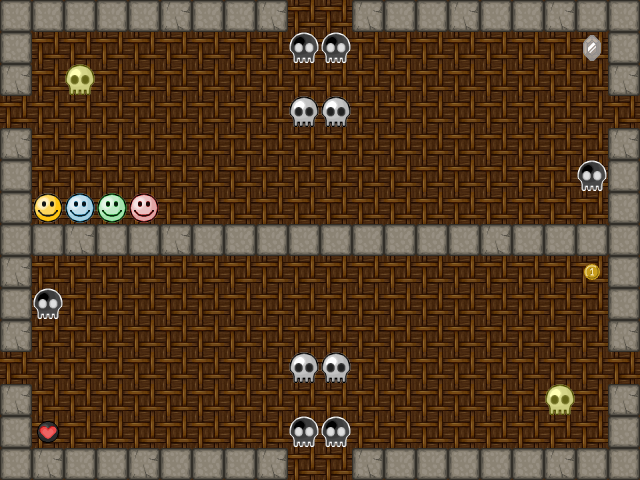

A 2D game scene composited from a Tiled map and its tileset images. What follows is a short description and the map's XML, with each tile layer's data collapsed to a summary:
An orthogonal 20x15 tile map with 32x32 px tiles, 2 tile layers (background, map), 2 tilesets and 2 objects.

<map version="1.0" orientation="orthogonal" renderorder="right-down" width="20" height="15" tilewidth="32" tileheight="32" nextobjectid="3">
 <properties>
  <property name="type" value="classic" />
 </properties>
 <tileset firstgid="1" name="Sprite" tilewidth="32" tileheight="32" tilecount="64" columns="8">
  <image source="../../tileset/sprite.png" width="256" height="256" />
  <tile id="2" probability="2" />
  <tile id="3" probability="0.25" />
 </tileset>
 <tileset firstgid="65" name="Background" tilewidth="32" tileheight="32" tilecount="64" columns="8">
  <image source="../../tileset/background.png" width="256" height="256" />
 </tileset>
 <layer name="background" width="20" height="15">
  <data>[300 cells, 300 non-empty, 1 distinct tile ids]</data>
 </layer>
 <layer name="map" width="20" height="15">
  <data>[300 cells, 95 non-empty, 12 distinct tile ids]</data>
 </layer>
 <objectgroup name="paths">
  <object id="1" x="77" y="82">
   <polyline points="0,0 481,-6 483,97 4,92" />
  </object>
  <object id="2" x="556" y="398">
   <polyline points="0,0 -479,3 -478,-95 2,-92" />
  </object>
 </objectgroup>
</map>
